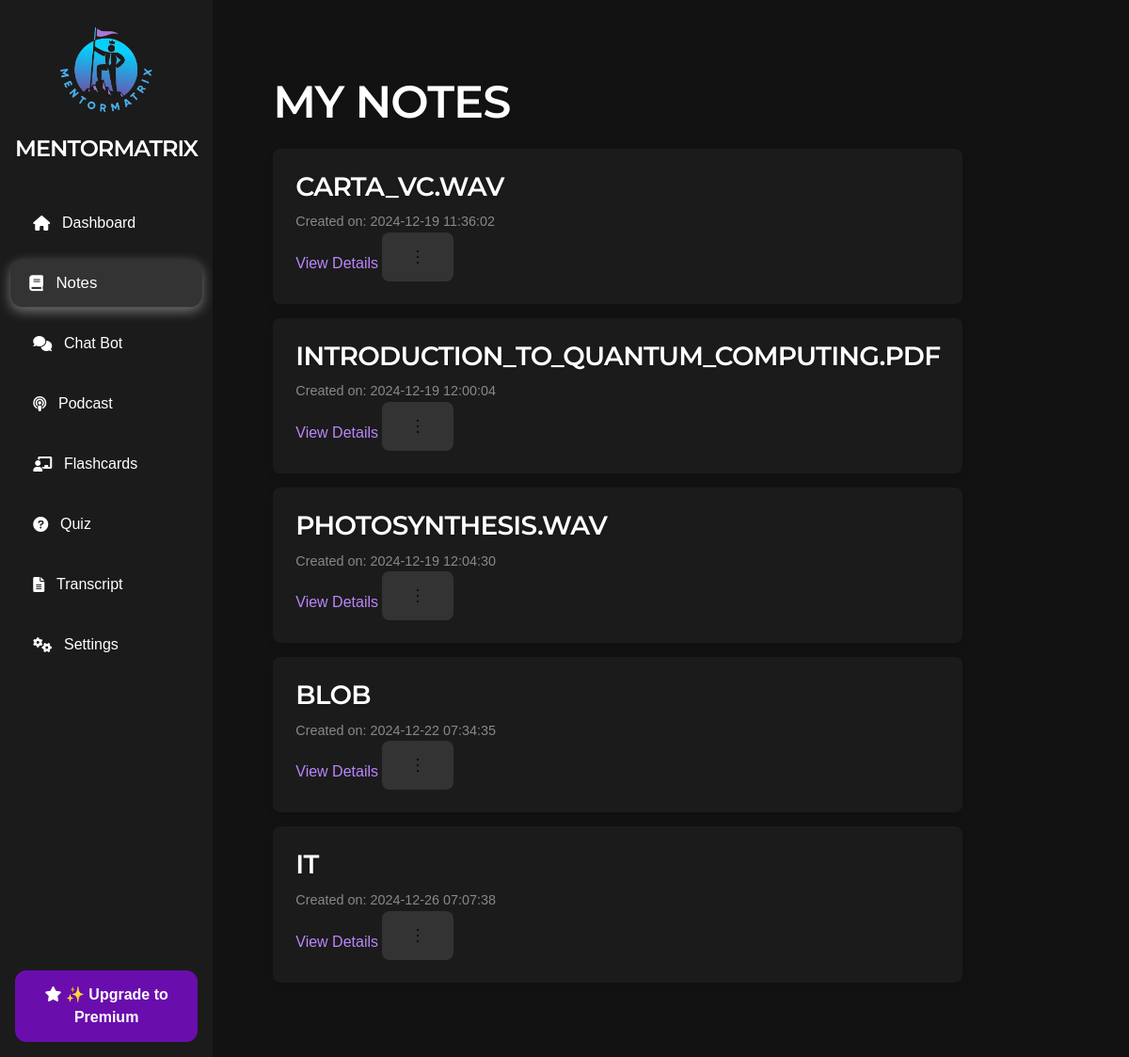
/notes, run on an earlier commit of the app's database.
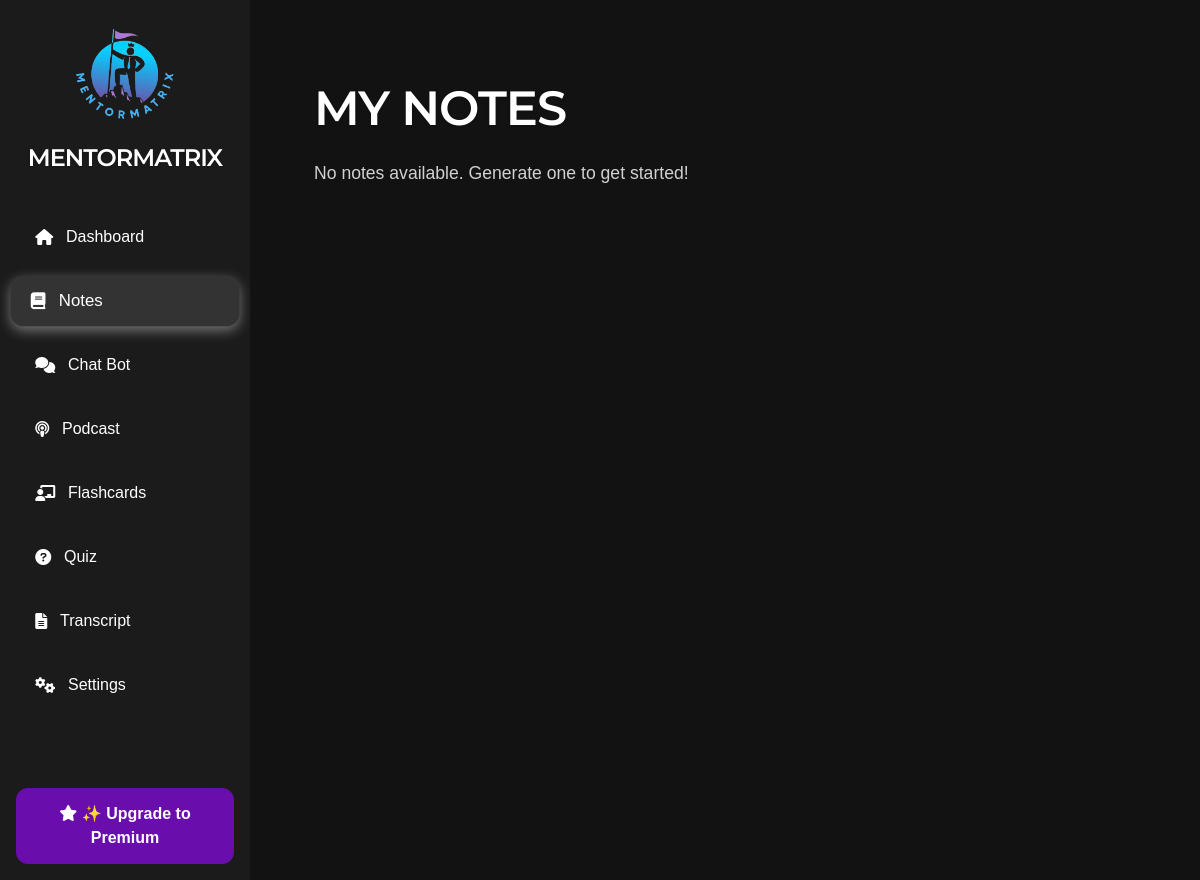
And on a later commit of the database.
### tables this page shows
CREATE TABLE notes (
                    id INTEGER PRIMARY KEY AUTOINCREMENT,
                    transcript_id INTEGER,
                    title TEXT NOT NULL,
                    content TEXT NOT NULL,
                    created_at DATETIME DEFAULT CURRENT_TIMESTAMP,
                    updated_at DATETIME DEFAULT CURRENT_TIMESTAMP,
                    FOREIGN KEY (transcript_id) REFERENCES transcripts(id) ON DELETE CASCADE);

### routes/notes.py (the view)
@notes_blueprint.route("/notes")
def notes():
    notes_data = db.execute("""
        SELECT
            notes.id,
            notes.title AS note_title,
            notes.content AS note_content,
            notes.created_at,
            files.name AS file_name,
            files.file_type,
            files.metadata,
            transcripts.title AS transcript_title
        FROM notes
        LEFT JOIN files ON notes.transcript_id = files.transcript_id
        LEFT JOIN transcripts ON notes.transcript_id = transcripts.id
    """)
    return render_template("notes.html", notes=notes_data, current_route="notes")

### templates/notes.html (shortened to what this page needs)
{% extends "layout.html" %}
{% block other_head_stuff %}
    <link rel="stylesheet" href="{{ url_for('static', filename='css/notes.css') }}">
{% endblock %}
{% block content %}
    <div class="container">
        <div class="main-content">
            <h1>My Notes</h1>
            <ul class="notes-list">
                {% for note in notes %}
                    <li class="note-item">
                        <h2>{{ note.note_title }}</h2>
                        <small>Created on: {{ note.created_at }}</small>
                        <a href="{{ url_for('notes.view_note', note_id=note.id) }}" class="view-details-btn">View Details</a>
                        <button class="settings-btn" onclick="openNoteSettings({{ note.id }}, '{{ note.note_title | escape }}')">
                            <img src="{{ url_for('static', filename='images/three_dots.svg') }}" alt="">
                        </button>
                    </li>
                {% else %}
                    <p>No notes available. Generate one to get started!</p>
                {% endfor %}
            </ul>
        </div>
    </div>
{% endblock %}

### templates/layout.html (shortened to what this page needs)
<!DOCTYPE html>
<html lang="en">
  <head>
    <link
      rel="stylesheet"
      href="https://cdnjs.cloudflare.com/ajax/libs/font-awesome/6.0.0-beta3/css/all.min.css"
    />
    <link
      rel="stylesheet"
      href="{{ url_for('static', filename='css/tailwind.css') }}"
    />
    <link
      rel="stylesheet"
      href="{{ url_for('static', filename='css/popup.css') }}"
    />
    <link
      rel="stylesheet"
      href="{{ url_for('static', filename='css/base.css') }}"
    />
    {% block other_head_stuff %} {% endblock %}
  </head>
  <body>
    <div class="container">
      <aside class="sidebar">
        <div class="logo">
          <center>
            <img
              src="{{ url_for('static', filename='images/MentorMatrix_logo.png') }}"
              alt="MentorMatrix Logo"
              style="
                width: 120px;
                height: 120px;
                border-radius: 50%; /* Makes it a circle */
                overflow: hidden; /* Ensures contents stay within the circle */
              "
            />
            <h1>MentorMatrix</h1>
          </center>
        </div>
        <nav class="nav-links">
          <button
            class="nav-item {% if current_route == 'dashboard' %}active{% endif %}"
            onclick="redirectToPage('/dashboard')"
          >
            <i class="fas fa-home nav-icon"></i> Dashboard
          </button>
          <button
            class="nav-item {% if current_route == 'notes' %}active{% endif %}"
            onclick="redirectToPage('/notes')"
          >
            <i class="fas fa-book nav-icon"></i> Notes
          </button>
          <button
            class="nav-item {% if current_route == 'chatbot' %}active{% endif %}"
            onclick="redirectToPage('/chatbot')"
          >
            <i class="fas fa-comments nav-icon"></i> Chat Bot
          </button>
          <button
            class="nav-item {% if current_route == 'podcast' %}active{% endif %}"
            onclick="redirectToPage('/podcast')"
          >
            <i class="fas fa-podcast nav-icon"></i> Podcast
          </button>
          <button
            class="nav-item {% if current_route == 'flashcards' %}active{% endif %}"
            onclick="redirectToPage('/flashcards')"
          >
            <i class="fas fa-chalkboard-teacher nav-icon"></i> Flashcards
          </button>
          <button
            class="nav-item {% if current_route == 'quiz' %}active{% endif %}"
            onclick="redirectToPage('/quiz')"
          >
            <i class="fas fa-question-circle nav-icon"></i> Quiz
          </button>
          <button
            class="nav-item {% if current_route == 'transcript' %}active{% endif %}"
            onclick="redirectToPage('/transcript')"
          >
            <i class="fas fa-file-alt nav-icon"></i> Transcript
          </button>
          <button
            class="nav-item {% if current_route == 'settings' %}active{% endif %}"
            onclick="redirectToPage('/settings')"
          >
            <i class="fas fa-cogs nav-icon"></i> Settings
          </button>
        </nav>
        <button class="premium-button" onclick="redirectToPage('/pricing')">
          <i class="fas fa-star nav-icon"></i> ✨ Upgrade to Premium
        </button>
      </aside>
      <main class="main-content">
        {% block content %} {% endblock %}
      </main>
    </div>
  </body>
</html>

### static/css/base.css (style rules this page uses)
* { margin: 0; padding: 0; box-sizing: border-box; }
:root { --font-family: "Arial", sans-serif; --background-color: #121212; --text-color: #e0e0e0; --primary-purple: #6a0dad; --hover-purple: #5c0ab8; --active-purple: #4b0997; --hover-bg-color: #333333; --active-bg-color: #333333; --white: #ffffff; --soft-text-shadow: 0 1px 3px rgba(0, 0, 0, 0.2); }
body { font-family: var(--font-family); background-color: var(--background-color); color: var(--text-color); }
.container { display: flex; min-height: 100vh; }
.logo h1 { font-size: 1.5rem; color: #ffffff; margin: 1rem 0; }
.nav-links { flex-grow: 1; }
.nav-item { display: flex; align-items: center; color: #bbbbbb; font-size: 1rem; padding: 0.75rem 0; text-decoration: none; }
.nav-item i { margin-right: 10px; }
.nav-item.active, .nav-item:hover { color: #ffffff; background-color: #333333; border-radius: 8px; padding-left: 10px; }
.premium-button { background-color: var(--primary-purple); color: var(--white); font-size: 1rem; font-weight: 600; padding: 0.75rem 1.5rem; text-align: center; border-radius: 12px; border: 2px solid #6a0dad; cursor: pointer; margin-top: 1rem; display: inline-block; transition: all 0.3s ease-in-out; }
button { cursor: pointer; background-color: #333333; color: #ffffff; font-size: 1rem; font-weight: 500; padding: 0.75rem 1.5rem; border-radius: 8px; border: 2px solid transparent; display: inline-block; transition: all 0.3s ease; }
button, .premium-button { transition: all 0.3s ease; }
h1, h2, h3 { color: #ffffff; font-weight: 600; letter-spacing: -0.5px; text-transform: uppercase; font-family: "Montserrat", serif; line-height: 1.2; }
h1, h2, h3 { text-shadow: var(--soft-text-shadow); }
h1 { font-size: 3rem; letter-spacing: -1px; }
p { color: #d1d1d1; font-family: "Century Gothic", sans-serif; line-height: 1.8; font-size: 1.1rem; margin-bottom: 1.5em; }
.main-content { flex-grow: 1; padding: 2rem; position: relative; }
.sidebar { width: 250px; background-color: #1b1b1b; padding: 1rem; display: flex; flex-direction: column; justify-content: space-between; }
.sidebar .logo h1 { font-size: 1.5rem; color: #ffffff; margin-top: 0.5rem; }
.nav-links { display: flex; flex-direction: column; gap: 1rem; margin-top: 1.5rem; }
.nav-links .nav-item { display: flex; align-items: center; padding: 0.75rem 1.2rem; border-radius: 12px; color: #fff; font-size: 1rem; background-color: transparent; border: 2px solid transparent; cursor: pointer; text-align: left; transition: background-color 0.3s, border 0.3s, box-shadow 0.3s, transform 0.2s; width: 100%; will-change: transform, background-color; }
.nav-links .nav-item.active { background-color: var(--active-bg-color); border-color: #fff; box-shadow: 0 4px 12px rgba(255, 255, 255, 0.4); transform: scale(1.05); }
.nav-links .nav-item i { margin-right: 0.8rem; }
.nav-links .nav-item { outline: none; border: none; background: none; text-decoration: none; }

### static/css/notes.css (style rules this page uses)
.notes-list { list-style-type: none; padding: 0; margin-top: 20px; }

What changed in the data, as far as the page shows it:
removed notes: note_title "CARTA_VC.WAV", created_at "2024-12-19 11:36:02"
removed notes: note_title "INTRODUCTION_TO_QUANTUM_COMPUTING.PDF", created_at "2024-12-19 12:00:04"
removed notes: note_title "PHOTOSYNTHESIS.WAV", created_at "2024-12-19 12:04:30"
removed notes: note_title "BLOB", created_at "2024-12-22 07:34:35"
removed notes: note_title "IT", created_at "2024-12-26 07:07:38"
Also different on the page:
text now shown: "No notes available. Generate one to get started!"
